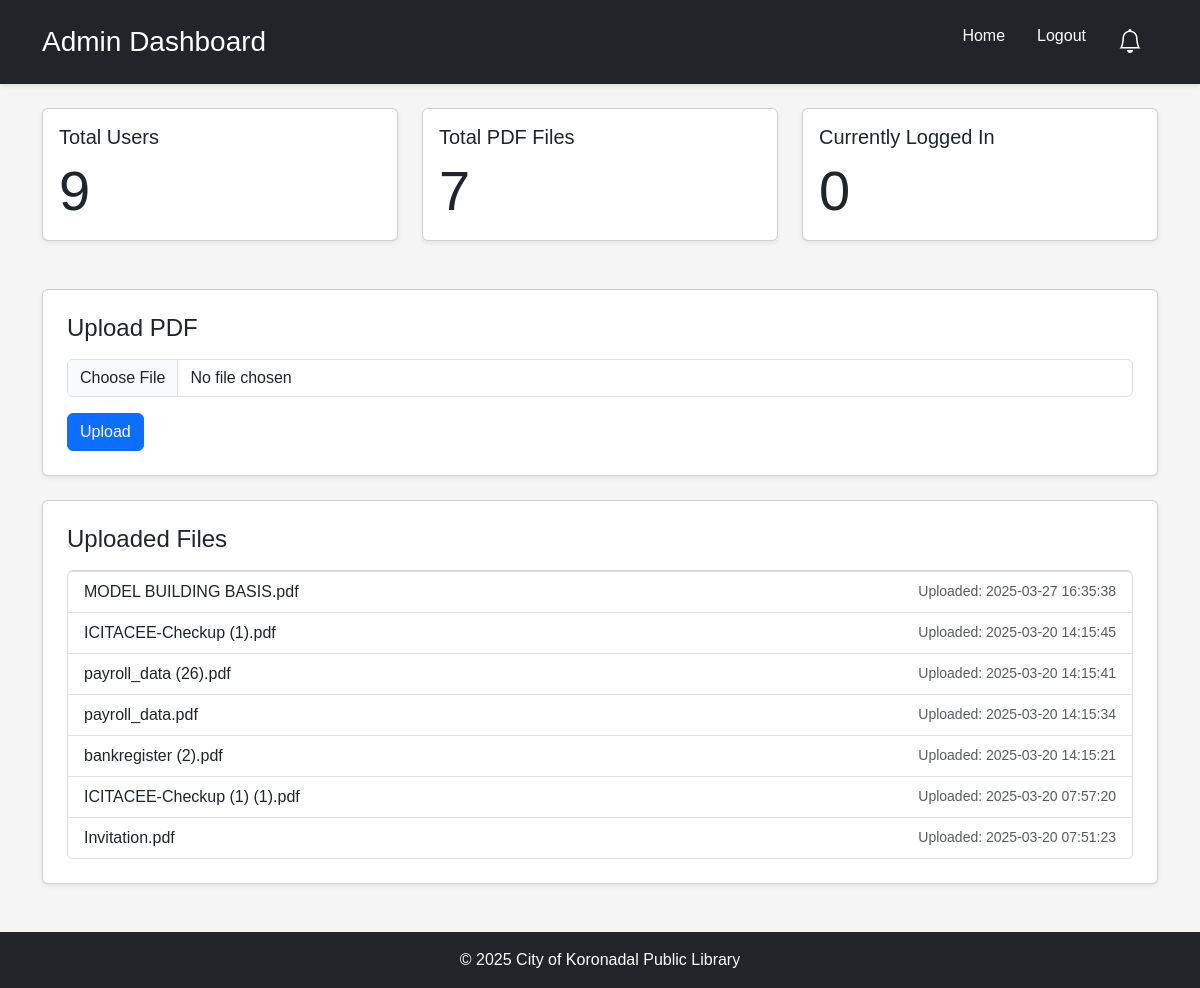
/admin.php (signed in), run on the app's committed database.
### tables this page shows
CREATE TABLE `pdf_files` (
  `id` int(11) NOT NULL,
  `filename` varchar(255) NOT NULL,
  `preview_image` varchar(255) DEFAULT NULL,
  `upload_date` timestamp NOT NULL DEFAULT current_timestamp()
);

### admin.php (the view, shortened to what this page needs)
<?php
include 'config.php';
$userCount = $pdo->query("SELECT COUNT(*) FROM users")->fetchColumn();
$pdfCount = $pdo->query("SELECT COUNT(*) FROM pdf_files")->fetchColumn();
$loggedInCount = $pdo->query("SELECT COUNT(*) FROM active_sessions WHERE last_active > DATE_SUB(NOW(), INTERVAL 15 MINUTE)")->fetchColumn();
?>
<!DOCTYPE html>
<html lang="en">
<head>
    <link href="https://cdn.jsdelivr.net/npm/bootstrap@5.3.3/dist/css/bootstrap.min.css" rel="stylesheet">
    <link rel="stylesheet" href="style.css">
    <link href="https://cdn.jsdelivr.net/npm/bootstrap-icons/font/bootstrap-icons.css" rel="stylesheet">
</head>
<body>
    <header class="bg-dark text-white py-3">
        <div class="container d-flex justify-content-between align-items-center">
            <h1 class="h3 mb-0">Admin Dashboard</h1>
            <nav>
                <ul class="nav">
                    <li class="nav-item"><a href="index.php" class="nav-link text-white">Home</a></li>
                    <li class="nav-item"><a href="logout.php" class="nav-link text-white">Logout</a></li>
                    <li class="nav-item">
                        <a href="notificationlist.php" class="nav-link text-white position-relative">
                            <i class="bi bi-bell" style="font-size: 1.5rem;"></i>
                        </a>
                    </li>
                </ul>
            </nav>
        </div>
    </header>
    <div class="container my-4">
        <div class="row g-4">
            <div class="col-md-4">
                <div class="card shadow-sm">
                    <div class="card-body">
                        <h5 class="card-title">Total Users</h5>
                        <p class="card-text display-4"><?php echo $userCount; ?></p>
                    </div>
                </div>
            </div>
            <div class="col-md-4">
                <div class="card shadow-sm">
                    <div class="card-body">
                        <h5 class="card-title">Total PDF Files</h5>
                        <p class="card-text display-4"><?php echo $pdfCount; ?></p>
                    </div>
                </div>
            </div>
            <div class="col-md-4">
                <div class="card shadow-sm">
                    <div class="card-body">
                        <h5 class="card-title">Currently Logged In</h5>
                        <p class="card-text display-4"><?php echo $loggedInCount; ?></p>
                    </div>
                </div>
            </div>
        </div>
    </div>
    <main class="container my-5">
        <section class="card shadow-sm p-4">
            <h2 class="h4 mb-3">Upload PDF</h2>
            <form id="uploadForm" method="post" enctype="multipart/form-data">
                <div class="mb-3">
                    <input type="file" name="pdfFile" id="pdfFile" class="form-control" accept=".pdf" required>
                </div>
                <button type="submit" name="upload" class="btn btn-primary">Upload</button>
            </form>
        </section>
        <section class="card shadow-sm p-4 mt-4">
            <h2 class="h4 mb-3">Uploaded Files</h2>
            <ul class="list-group">
            <?php
            $stmt = $pdo->query("SELECT * FROM pdf_files ORDER BY upload_date DESC");
            while ($row = $stmt->fetch(PDO::FETCH_ASSOC)) {
                echo "<li class='list-group-item d-flex justify-content-between align-items-center'>";
                echo htmlspecialchars($row['filename']);
                echo "<span class='text-muted small'>Uploaded: {$row['upload_date']}</span>";
                echo "</li>";
            }
            ?>
            </ul>
        </section>
    </main>
    <footer class="bg-dark text-white text-center py-3 mt-4">
        <p class="mb-0">© 2025 City of Koronadal Public Library</p>
    </footer>
</body>
</html>

### style.css (style rules this page uses)
body { font-family: 'Arial', sans-serif; background-color: #f5f5f5; }
header { box-shadow: 0 2px 4px rgba(0,0,0,0.1); }
.list-group-item { transition: background-color 0.2s; }
footer { position: relative; bottom: 0; width: 100%; }

### data on the page
pdf_files: filename "MODEL BUILDING BASIS.pdf", upload_date "2025-03-27 16:35:38"
pdf_files: filename "ICITACEE-Checkup (1).pdf", upload_date "2025-03-20 14:15:45"
pdf_files: filename "payroll_data (26).pdf", upload_date "2025-03-20 14:15:41"
pdf_files: filename "payroll_data.pdf", upload_date "2025-03-20 14:15:34"
pdf_files: filename "bankregister (2).pdf", upload_date "2025-03-20 14:15:21"
pdf_files: filename "ICITACEE-Checkup (1) (1).pdf", upload_date "2025-03-20 07:57:20"
pdf_files: filename "Invitation.pdf", upload_date "2025-03-20 07:51:23"

### other printed values
$userCount "9"
$pdfCount "7"
$loggedInCount "0"
